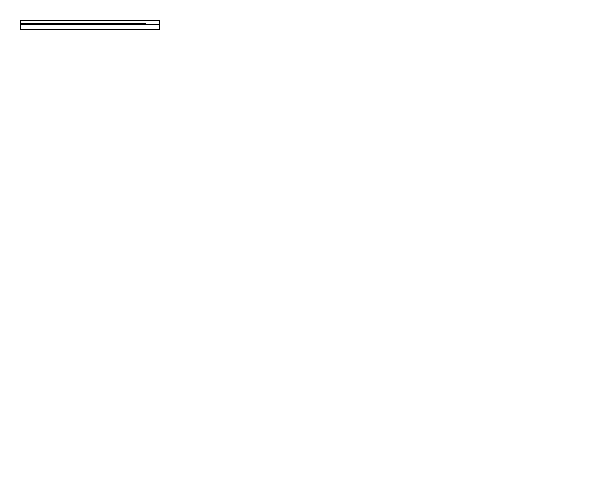
Frame 1 (no input)
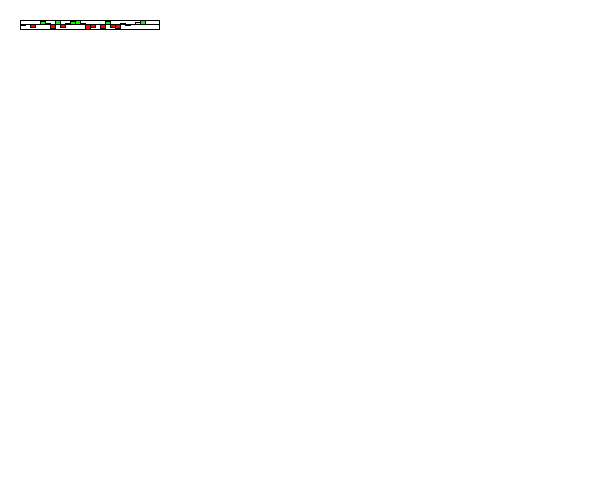
Frame 60 (the mouse pressed at the canvas centre just before this capture)
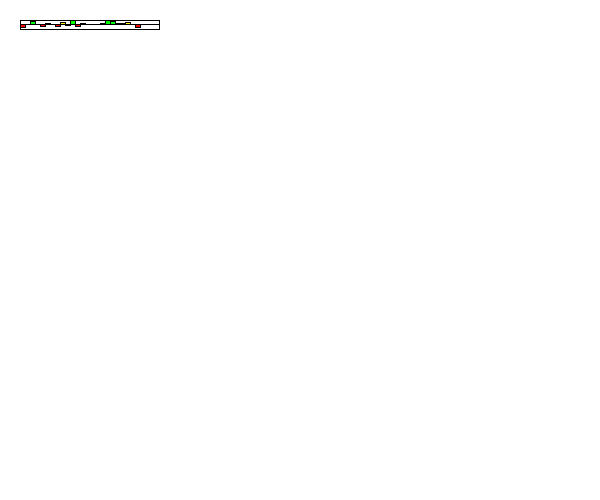
Frame 120 (the mouse held since frame 60 and released just before this capture)

The Processing sketch that drew these frames (run headless with seeded random() and noise(); from frame 60 on, the mouse is pressed at the canvas centre):

// Processing sketch: Section1
// ── Section1.pde
int MAX_VALUE = 100;
int MIN_VALUE = -100;
Visualizer v;

/*You are simulating a visualizer of multiple values
 You need to create a display method first.
 Then you can make a method that changes the values each time the update is called.
 */
class Visualizer {
  float x, y;
  float [] values;
  float [] speeds;
  int rectWidth;
  int rectHeight;
  Visualizer(float x, float y) {
    this.x = x;
    this.y = y;
    int a = (int)random(40);
    values = new float[a];
    speeds = new float[a];
    for (int i = 0; i < values.length; i++) {
      values[i] = random((rectHeight/-2)+1, (rectHeight/2)-1);
      speeds[i] = random(2);
    }
    rectWidth = (int)random(width - x);
    rectHeight = (int)random(height - y);
  }

  void display() {
    //rectMode(CORNERS);
    //draw the bars equally spaced inside this box.
    //You can assume 10, but it would be even better
    //if you could modify it to be larger increments.
    fill(255);
    rect(x, y, rectWidth, rectHeight);
    //This is a 200x400 box.
    //The width of the visualizer is 400! This rect is the border

    //the line is the 0 y-value, the top is 100, the bottom is -100
    line(x, y+(rectHeight/2), x+rectWidth, y+(rectHeight/2));

    //You need to use a loop. You need to make the HEIGHT of the bars
    //the values in the array.
    //Negative values are red, and go below the line.
    //Positive values are green and go above the line.

    //???WRITE THIS METHOD FIRST!!!
    //THESE ARE WRONG: They just illustrate how they could look
    for (int i = 0;i < values.length;i += 1){
      int w = rectWidth/(values.length);
      if (values[i] < 0 && values[i] > rectHeight/-4) {
        fill(255,165,0);
      }
      if (values[i] <= rectHeight/-4) {
        fill(255,0,0);
      }
      if (values[i] >= 0 && values[i] < rectHeight/4) {
        fill(255,255,0);
      }
      if (values[i] >= rectHeight/4) {
        fill(0,255,0);
      }
      rect(x+(i*w),y+(rectHeight/2)-values[i],
           w,values[i]);
    }


    //Width of the visualizer is 400!


  }
  void update() {
    //???WRITE THIS METHOD SECOND!!!
    for (int i = 0; i < values.length; i++) {
      values[i] += speeds[i]; //the speed updates the values. Do not touch this.
      //??? keep them values between max/min value so they stay in the box.
      if(values[i] < (rectHeight/-2) || values[i] > (rectHeight/2)) {
        speeds[i] = speeds[i] * -1;
      }
      //??? reverse the speeds so the bar oscillates up/down when it reaches max/min


    }
  }
}

void setup() {
  size(600, 500);
  v = new Visualizer(20, 20);
}
void draw() {
  background(255);
  v.display();
  v.update();
}
